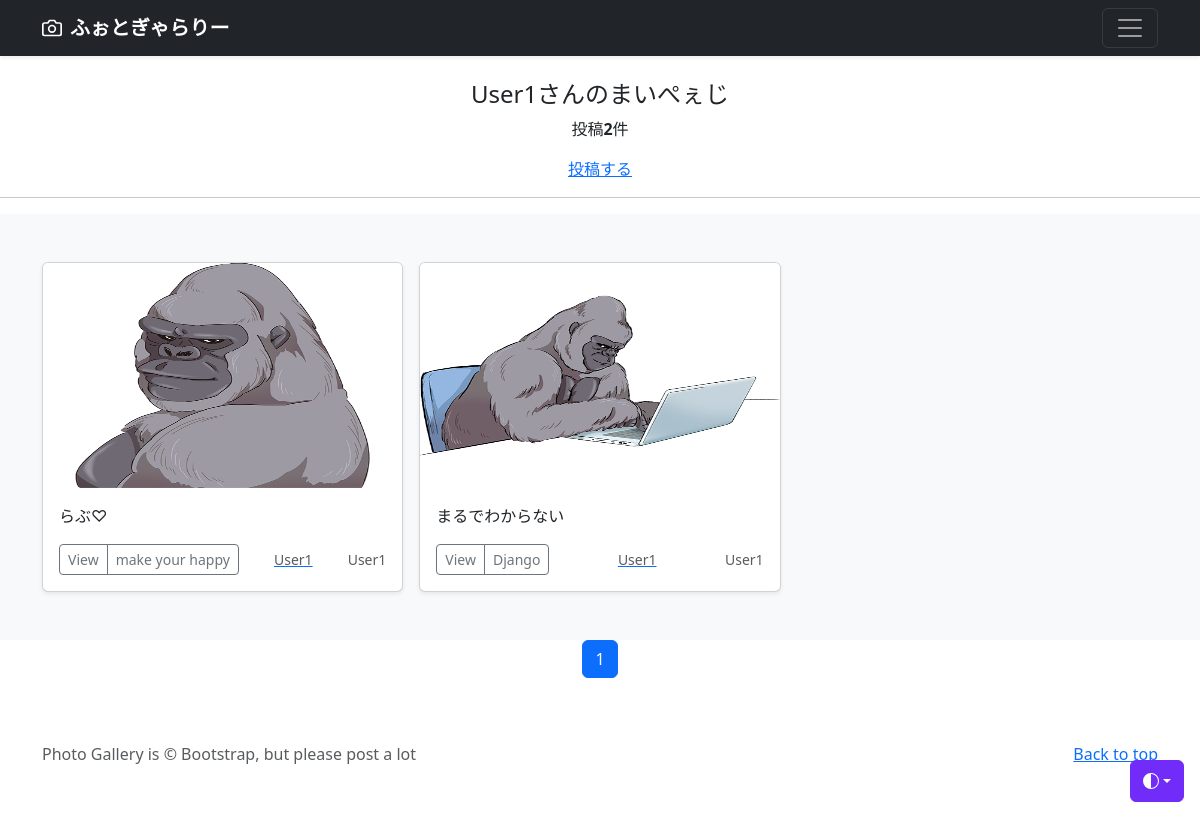
The app's page /mypage/ (signed in) with its own data.
### accounts/models.py (models this page shows)
class CustomUser(AbstractUser):
    pass

### photo/models.py (models this page shows, shortened)
class PhotoPost(models.Model):
    user = models.ForeignKey(
        CustomUser, verbose_name='ユーザー', on_delete=models.CASCADE)
    category = models.ForeignKey(
        Category, verbose_name='カテゴリ', on_delete=models.PROTECT)
    title = models.CharField(verbose_name='タイトル', max_length=200)
    comment = models.TextField(verbose_name='コメント',)
    image1 = models.ImageField(verbose_name='イメージ1', upload_to='photos')
    image2 = models.ImageField(
        verbose_name='イメージ2', upload_to='photos', blank=True, null=True)
    posted_at = models.DateTimeField(verbose_name='投稿日時', auto_now_add=True)

class Category(models.Model):
    title = models.CharField(verbose_name='カテゴリ', max_length=20)

### photo/views.py (the view)
# urls.py: path('mypage/', views.MypageView.as_view(), name='mypage'),
class MypageView(ListView):
    template_name = 'mypage.html'
    paginate_by = 9
    def get_queryset(self):
        queryset = PhotoPost.objects.filter(
            user=self.request.user).order_by('-posted_at')
        return queryset

### photo/templates/mypage.html (shortened to what this page needs)
{% extends 'base.html' %}
{% block contents %}
{% if user.is_authenticated %}
<br>
<div style="text-align:center">
    <h4>{{user.username}}さんのまいぺぇじ</h4>
    {% if object_list.count == 0 %}
    <p>{{user.username}}さんの投稿はありません</p>
    {% else %}
    <p>投稿<strong>{{object_list.count}}</strong>件</p>
    {% endif %}
    <a href="{% url  'photo:post' %}">投稿する</a>
</div>
<hr>
{% endif %}
{% include "photos_list.html" %}
{% include "pagination.html" %}
{% endblock %}

### photo/templates/base.html (shortened to what this page needs)
{% load static %}
<!doctype html>
<html lang="en" data-bs-theme="auto">
<head>
  <link href="https://cdn.jsdelivr.net/npm/bootstrap@5.3.0/dist/css/bootstrap.min.css" rel="stylesheet"
>
</head>
<body>
  <div class="dropdown position-fixed bottom-0 end-0 mb-3 me-3 bd-mode-toggle">
    <button class="btn btn-bd-primary py-2 dropdown-toggle d-flex align-items-center" id="bd-theme" type="button"
      aria-expanded="false" data-bs-toggle="dropdown" aria-label="Toggle theme (auto)">
      <svg class="bi my-1 theme-icon-active" width="1em" height="1em">
        <use href="#circle-half"></use>
      </svg>
    </button>
  </div>
  <header data-bs-theme="dark">
    <div class="navbar navbar-dark bg-dark shadow-sm">
      <div class="container">
        <a href="{% url 'photo:index' %}" class="navbar-brand d-flex align-items-center">
          <strong>ふぉとぎゃらりー</strong>
        </a>
        <button class="navbar-toggler" type="button" data-bs-toggle="collapse" data-bs-target="#navbarHeader"
          aria-controls="navbarHeader" aria-expanded="false" aria-label="Toggle navigation">
          <span class="navbar-toggler-icon"></span>
        </button>
      </div>
    </div>
  </header>
  <main>
    {% block contents %}{% endblock %}
  </main>
  <footer class="text-body-secondary py-5">
    <div class="container">
      <p class="float-end mb-1">
        <a href="#">Back to top</a>
      </p>
      <p class="mb-1">Photo Gallery is &copy; Bootstrap, but please post a lot</p>
    </div>
  </footer>
</body>
</html>

### photo/templates/photos_list.html (shortened to what this page needs)
<div class="album py-5 bg-body-tertiary">
  <div class="container">
    <div class="row row-cols-1 row-cols-sm-2 row-cols-md-3 g-3">
      {% for record in object_list %}
      <div class="col">
        <div class="card shadow-sm">
          <img src="{{ record.image1.url }}" class="bd-placeholder-img card-img-top" width="100%" height="225"
            xmlns="http://www.w3.org/2000/svg" role="img" aria-label="Placeholder: Thumbnail"
            preserveAspectRatio="xMidYMid slice" focusable="false">
          <rect width="100%" height="100%" fill="#55595c" />
          <div class="card-body">
            <p class="card-text">
              {{ record.title }}
            </p>
            <div class="d-flex justify-content-between align-items-center">
              <div class="btn-group">
                <button type="button" class="btn btn-sm btn-outline-secondary"
                  onclick="location.href='{% url 'photo:photo_detail' record.pk %}'">View</button>
                <button type="button" class="btn btn-sm btn-outline-secondary"
                  onclick="location.href='{% url 'photo:photos_cat' category=record.category.id %}'">{{record.category.title}}</button>
              </div>
              <a href="{% url 'photo:user_list' user=record.user.id %}">
                <small class="text-muted">
                  {{record.user.username}}
                </small>
              </a>
              <small class="text-muted">{{ record.user.username }}</small>
            </div>
          </div>
        </div>
      </div>
      {% endfor %}
    </div>
  </div>
</div>

### photo/templates/pagination.html (shortened to what this page needs)
<ul class="pagination" style="justify-content:center">
    {% for num in page_obj.paginator.page_range %}
        {% if page_obj.number == num %}
        <li class="page-item active">
            <span class="page-link">{{ num }}</span>
        </li>
        {% else %}
        <li class="page-item">
            <a class="page-link" href="?page={{ num }}">{{ num }}</a>
        </li>
        {% endif %}
    {% endfor %}
</ul>

### photo/templates/base.html (style rules this page uses)
.bd-placeholder-img { font-size: 1.125rem; text-anchor: middle; -webkit-user-select: none; -moz-user-select: none; user-select: none; }
.bi { vertical-align: -.125em; fill: currentColor; }
.btn-bd-primary { --bd-violet-bg: #712cf9; --bd-violet-rgb: 112.520718, 44.062154, 249.437846; --bs-btn-font-weight: 600; --bs-btn-color: var(--bs-white); --bs-btn-bg: var(--bd-violet-bg); --bs-btn-border-color: var(--bd-violet-bg); --bs-btn-hover-color: var(--bs-white); --bs-btn-hover-bg: #6528e0; --bs-btn-hover-border-color: #6528e0; --bs-btn-focus-shadow-rgb: var(--bd-violet-rgb); --bs-btn-active-color: var(--bs-btn-hover-color); --bs-btn-active-bg: #5a23c8; --bs-btn-active-border-color: #5a23c8; }
.bd-mode-toggle { z-index: 1500; }

### records on screen
CustomUser: username "User1"
PhotoPost: image1 (picture), title "らぶ♡", category "make your happy", user.username "User1"
PhotoPost: image1 (picture), title "まるでわからない", category "Django", user.username "User1"

### other values on screen
{{ object_list.count }} "2"
{{ num }} "1"
